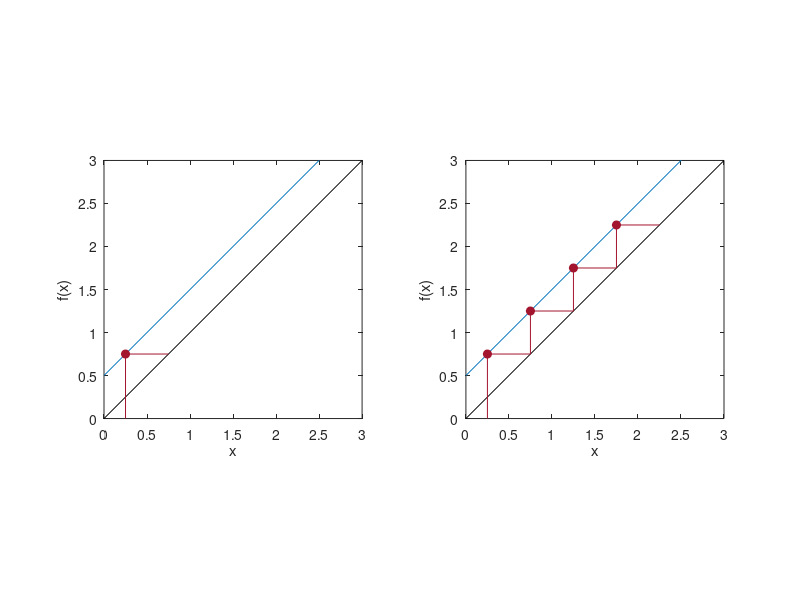

Recreate this plot in MATLAB.
% Fig. 1.25: Staircase diagram for x_{n+1} = x_n + 0.5 (book, Section 1.4)
% x_0 = 0.25; left one step, right four steps. The graph of f does not intersect y = x: no steady state.
% (c) 2026 Philipp Kügler · Program for the book "Dynamical Systems in the Life Sciences" · MIT License (see LICENSE)
f = @(x) x + 0.5;
x = zeros(1, 5); x(1) = 0.25;
for k = 1:4
    x(k + 1) = f(x(k));
end
fprintf('x_0 ... x_4 = '); fprintf('%g  ', x); fprintf('\n');

rot = [0.64 0.08 0.18];
schrittzahl = [1 4];
for p = 1:2
    s = schrittzahl(p);
    subplot(1, 2, p);
    plot([0 3], [f(0) f(3)], 'Color', [0 0.447 0.741]); hold on
    plot([0 3], [0 3], 'k-');
    px = x(1); py = 0;
    for k = 1:s
        px = [px x(k) x(k + 1)]; py = [py x(k + 1) x(k + 1)];
    end
    plot(px, py, 'Color', rot);
    plot(x(1:s), x(2:s + 1), 'o', 'Color', rot, 'MarkerFaceColor', rot);   % points (x_n, x_{n+1})
    hold off; axis equal; axis([0 3 0 3]); xlabel('x'); ylabel('f(x)');
end
